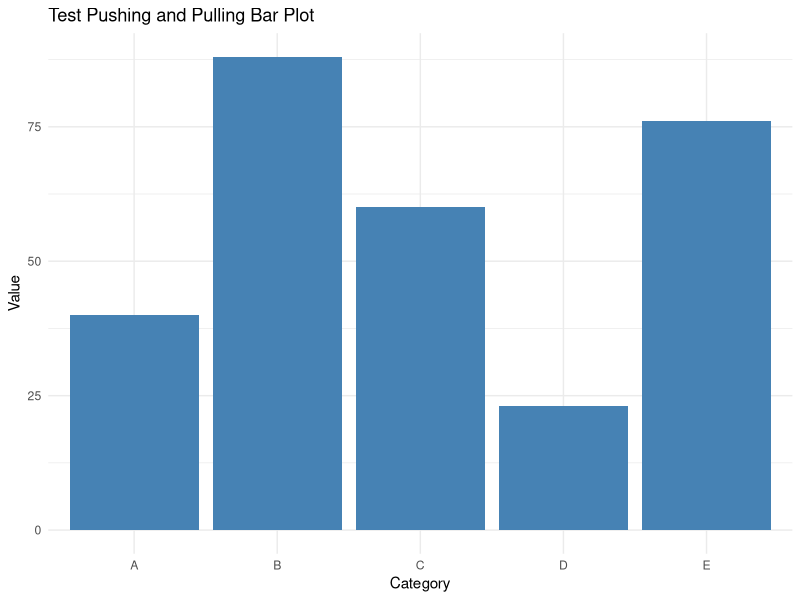

Here is the R script that generated this plot:
# This is a test code sheet to try pushing and pulling. 
# I just copy his random code. (General workflow/Push https://rfortherestofus.com/2021/02/how-to-use-git-github-with-r)

# Load library
library(ggplot2)

# Create random data
set.seed(123)  # for reproducibility
data <- data.frame(
  category = LETTERS[1:5],
  value = sample(10:100, 5)
)

# Create bar plot
ggplot(data, aes(x = category, y = value)) +
  geom_bar(stat = "identity", fill = "steelblue") +
  theme_minimal() +
  labs(
    title = "Test Pushing and Pulling Bar Plot",
    x = "Category",
    y = "Value"
  )
